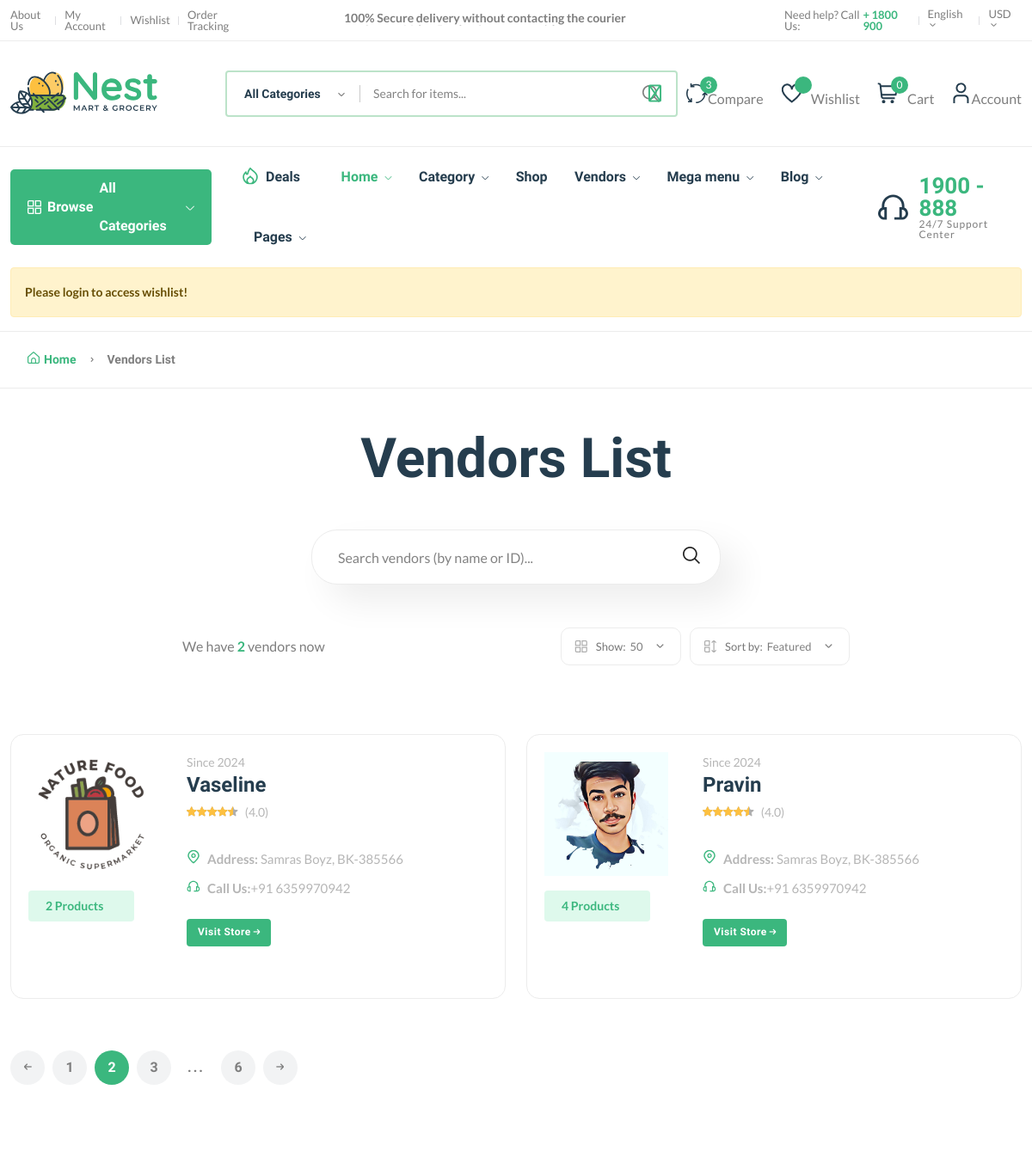
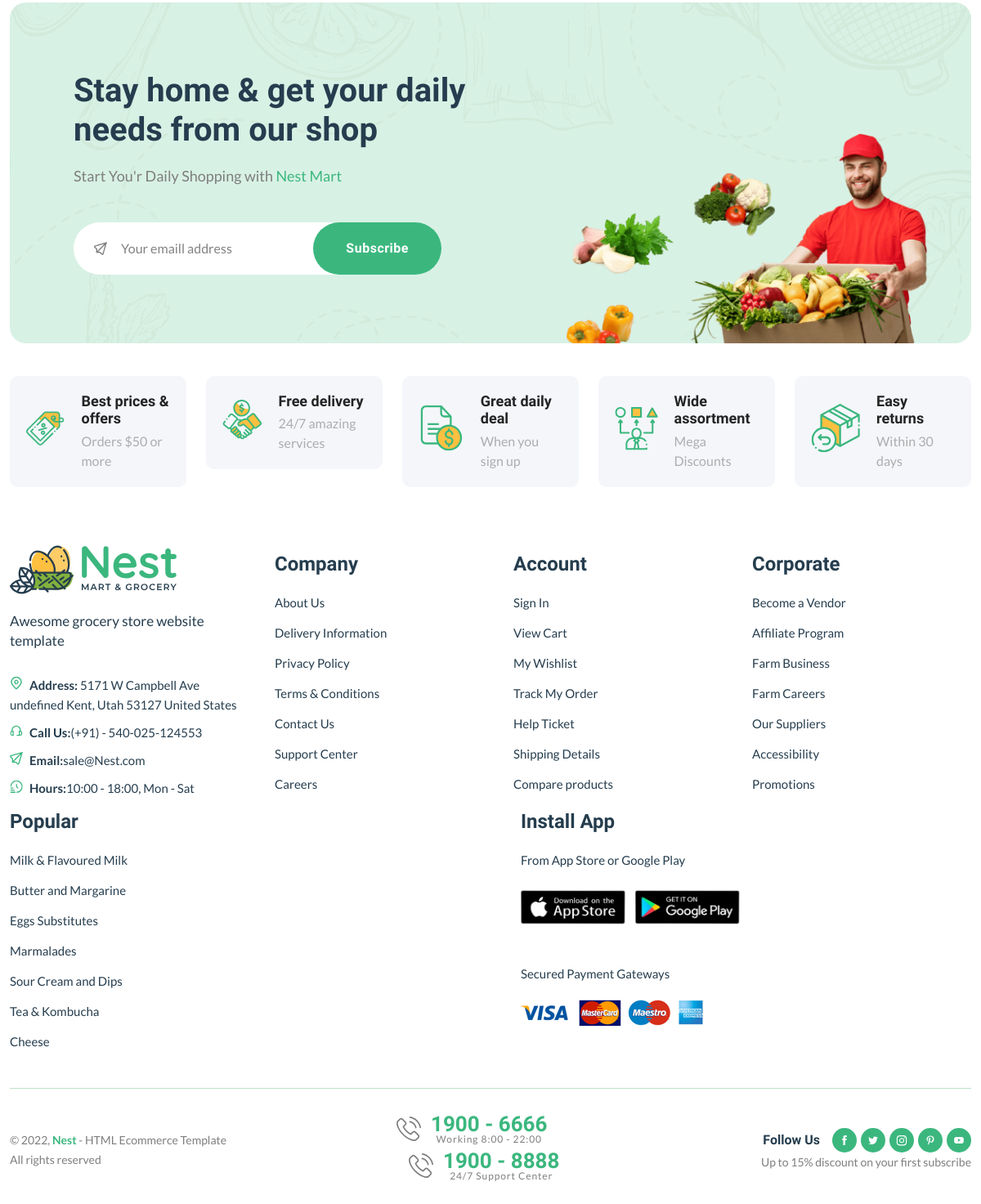
The app's page /vendors/ with its own data (2 pictures, top to bottom).
### core/models.py (models this page shows, shortened)
class Vendor(models.Model):
    vid = ShortUUIDField(
        unique=True, length=10, max_length=20, prefix="ven", alphabet="abcdef12345"
    )
    title = models.CharField(max_length=100, default="Automated Vendor Title")
    cover_image = models.ImageField(upload_to=user_directory_path, default="vendor.jpg")
    image = models.ImageField(upload_to=user_directory_path, default="vendor.jpg")
    description = RichTextUploadingField(
        null=True, blank=True, default="This is Vendor Desc."
    )
    address = models.CharField(max_length=100, default="Samras Boyz, BK-385566")
    contact = models.CharField(max_length=100, default="+91 6359970942")
    chat_res_time = models.CharField(max_length=100, default="100")
    shipping_on_time = models.CharField(max_length=100, default="100")
    authentic_rating = models.CharField(max_length=100, default="100")
    days_return = models.CharField(max_length=100, default="100")
    warranty_period = models.CharField(max_length=100, default="100")
    user = models.ForeignKey(User, on_delete=models.SET_NULL, null=True)
    date = models.DateTimeField(auto_now_add=True, null=True, blank=True)
    class Meta:
        verbose_name_plural = "Vendor"

### core/views.py (the view)
# urls.py: path("vendors/", views.vendor_list_view, name="vendor-list"),
def vendor_list_view(request):
    vendors = Vendor.objects.all()
    context = {"vendors": vendors}
    return render(request, "core/vendor-list.html", context)

### core/context_processor.py (called while the page is built)
def default(request):
    categories = Category.objects.all()
    vendors = Vendor.objects.all()
    min_max_price = Product.objects.aggregate(Min("price"), Max("price"))
    try:
        wishlist = Wishlist.objects.filter(user=request.user)
    except:
        messages.warning(request, "Please login to access wishlist!")
        wishlist = 0
    try:
        address = Address.objects.get(user=request.user)
    except:
        address = None
    return {
        "categories": categories,
        "wishlist": wishlist,
        "address": address,
        "vendors": vendors,
        "min_max_price": min_max_price,
    }

### templates/core/vendor-list.html (shortened to what this page needs)
{% extends "partials/base.html" %}
{% load static %}
{% block content %}
<main class="main pages mb-80">
    <div class="page-header breadcrumb-wrap">
        <div class="container">
            <div class="breadcrumb">
                <a href="index.html" rel="nofollow"><i class="fi-rs-home mr-5"></i>Home</a>
                <span></span> Vendors List
            </div>
        </div>
    </div>
    <div class="page-content pt-50">
        <div class="container">
            <div class="archive-header-2 text-center">
                <h1 class="display-2 mb-50">Vendors List</h1>
                <div class="row">
                    <div class="col-lg-5 mx-auto">
                        <div class="sidebar-widget-2 widget_search mb-50">
                            <div class="search-form">
                                <form action="#">
                                    <input type="text" placeholder="Search vendors (by name or ID)..." />
                                    <button type="submit"><i class="fi-rs-search"></i></button>
                                </form>
                            </div>
                        </div>
                    </div>
                </div>
            </div>
            <div class="row mb-50">
                <div class="col-12 col-lg-8 mx-auto">
                    <div class="shop-product-fillter">
                        <div class="totall-product">
                            <p>We have <strong class="text-brand">{{vendors.count}}</strong> vendor{{vendors.count|pluralize}} now</p>
                        </div>
                        <div class="sort-by-product-area">
                            <div class="sort-by-cover mr-10">
                                <div class="sort-by-product-wrap">
                                    <div class="sort-by">
                                        <span><i class="fi-rs-apps"></i>Show:</span>
                                    </div>
                                    <div class="sort-by-dropdown-wrap">
                                        <span> 50 <i class="fi-rs-angle-small-down"></i></span>
                                    </div>
                                </div>
                            </div>
                            <div class="sort-by-cover">
                                <div class="sort-by-product-wrap">
                                    <div class="sort-by">
                                        <span><i class="fi-rs-apps-sort"></i>Sort by:</span>
                                    </div>
                                    <div class="sort-by-dropdown-wrap">
                                        <span> Featured <i class="fi-rs-angle-small-down"></i></span>
                                    </div>
                                </div>
                            </div>
                        </div>
                    </div>
                </div>
            </div>
            <div class="row vendor-grid">
                {% for v in vendors %}
                <div class="col-lg-6 col-md-6 col-12 col-sm-6">
                    <div class="vendor-wrap style-2 mb-40">
                        <div class="vendor-img-action-wrap">
                            <div class="vendor-img">
                                <a href="{% url 'core:vendor-detail' v.vid %}">
                                    <img class="default-img" src="{{v.image.url}}" alt="" />
                                </a>
                            </div>
                            <div class="mt-10">
                                <span class="font-small total-product">{{v.vendor.all.count}} Product{{v.vendor.all.count|pluralize}}</span>
                            </div>
                        </div>
                        <div class="vendor-content-wrap">
                            <div class="mb-30">
                                <div class="product-category">
                                    <span class="text-muted">Since {{v.date|date:"Y"}}</span>
                                </div>
                                <h4 class="mb-5"><a href="{% url 'core:vendor-detail' v.vid %}">{{v.title}}</a></h4>
                                <div class="product-rate-cover">
                                    <div class="product-rate d-inline-block">
                                        <div class="product-rating" style="width: 90%"></div>
                                    </div>
                                    <span class="font-small ml-5 text-muted"> (4.0)</span>
                                </div>
                                <div class="vendor-info d-flex justify-content-between align-items-end mt-30">
                                    <ul class="contact-infor text-muted">
                                        <li><img src="assets/imgs/theme/icons/icon-location.svg" alt="" /><strong>Address: </strong> <span>{{v.address}}</span></li>
                                        <li><img src="assets/imgs/theme/icons/icon-contact.svg" alt="" /><strong>Call Us:</strong><span>{{v.contact}}</span></li>
                                    </ul>
                                    <br>
                                </div>
                                <br>
                                <a href="{% url 'core:vendor-detail' v.vid %}" class="btn btn-xs">Visit Store <i class="fi-rs-arrow-small-right"></i></a>
                            </div>
                        </div>
                    </div>
                </div>
                {% endfor %}
            </div>
            <div class="pagination-area mt-20 mb-20">
                <nav aria-label="Page navigation example">
                    <ul class="pagination justify-content-start">
                        <li class="page-item">
                            <a class="page-link" href="#"><i class="fi-rs-arrow-small-left"></i></a>
                        </li>
                        <li class="page-item"><a class="page-link" href="#">1</a></li>
                        <li class="page-item active"><a class="page-link" href="#">2</a></li>
                        <li class="page-item"><a class="page-link" href="#">3</a></li>
                        <li class="page-item"><a class="page-link dot" href="#">...</a></li>
                        <li class="page-item"><a class="page-link" href="#">6</a></li>
                        <li class="page-item">
                            <a class="page-link" href="#"><i class="fi-rs-arrow-small-right"></i></a>
                        </li>
                    </ul>
                </nav>
            </div>
        </div>
    </div>
</main>
{% endblock content %}

### records on screen
Vendor: image (picture), vendor.all.count "2", date "2024", title "Vaseline", address "Samras Boyz, BK-385566", contact "+91 6359970942"
Vendor: image (picture), vendor.all.count "4", date "2024", title "Pravin", address "Samras Boyz, BK-385566", contact "+91 6359970942"

### other values on screen
{{ request.session.cart_data_obj|length }} "0"
{{ message }} "Please login to access wishlist!"
{{ vendors.count }} "2"
